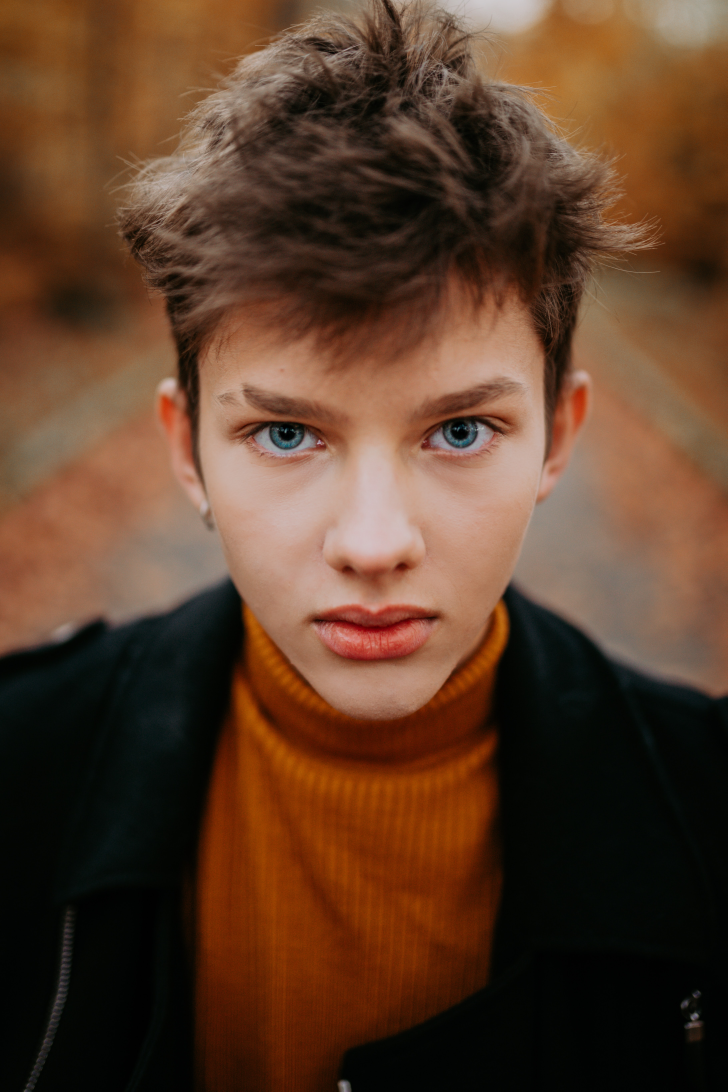
#> input picture _4.python/opencv/_application/person1.jpg, 3637 x 5456 px, found by its file name (shown at 1/5 size)
$ python saveFace1.py   (older library calls are emulated)
#> lines starting #> are read from the running program, lines starting #| are printed output that depends on the picture
import cv2
from PIL import Image
casc_path = "C:\\Users\\jeng\\AppData\\Local\\conda\\conda\\pkgs\\opencv3-3.1.0-py34_0\\Library\\etc\\haarcascades\\haarcascade_frontalface_default.xml"
faceCascade = cv2.CascadeClassifier(casc_path)
imagename = "media\\person1.jpg"
image = cv2.imread(imagename)
#> image is the input picture: shape (5456, 3637, 3); mean B, G, R 41.7, 61.6, 92.6
faces = faceCascade.detectMultiScale(image, scaleFactor=1.1, minNeighbors=5, minSize=(30,30), flags = cv2.CASCADE_SCALE_IMAGE)
#> faces = [[2282, 94, 54, 54], [2619, 493, 68, 68], [303, 4639, 80, 80], [301, 4667, 80, 80], [290, 4815, 78, 78], [282, 4843, 82, 82], [297, 4696, 82, 82], [294, 4726, 80, 80], [292, 4754, 82, 82], [267, 4932, 85, 85], [2084, 98, 128, 128], [781, 1406, 2143, 2143]]
count = 1
for (x,y,w,h) in faces:
    cv2.rectangle(image, (x,y), (x+w,y+h), (128,255,0), 2)
    filename = "media\\face" + str(count)+ ".jpg"
    image1 = Image.open(imagename)
    image2 = image1.crop((x, y, x+w, y+h))
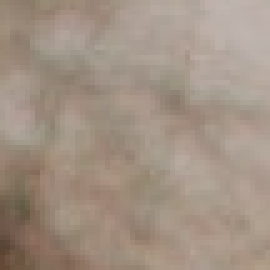
#> image2: PIL image 54x54 RGB (shown 5 times larger); mean R, G, B 162, 146, 132
    image3 = image2.resize((200, 200), Image.ANTIALIAS)
    image3.save(filename)
    count += 1
cv2.namedWindow("facedetect")
cv2.imshow("facedetect", image)
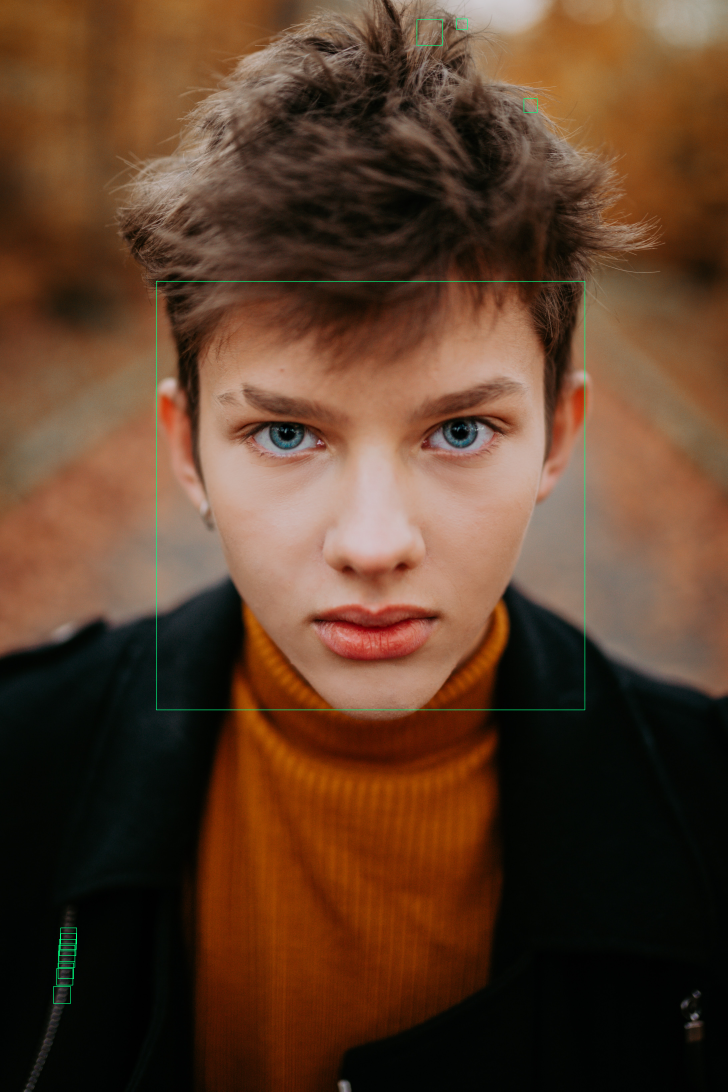
#> window 'facedetect': shape (5456, 3637, 3) (shown at 1/5 size); mean B, G, R 41.9, 62, 92.5
cv2.waitKey(0)
cv2.destroyWindow("facedetect")
